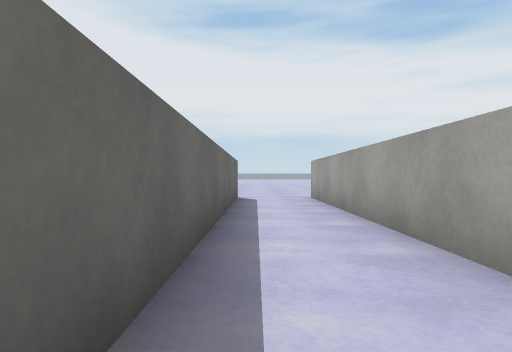
View 1 (above)

21 first-person views from a walk through a 3-D level made in the Unity game engine. The camera is 0.59 m above the floor, looks level and sees 70° across. The floor is counted in squares, 1 m on a side. Each view is taken from the middle of a square. On the plan, view 1 faces up. The plan holds only what a view shows up to about 10 squares ahead; the rest is blank. The place goes on beyond the plan. The player character is not drawn. Some animated figures are left out. Surface patterns are stand-ins for the level's own textures.

View 2
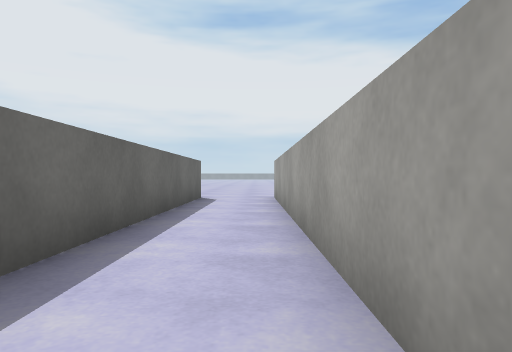

View 3
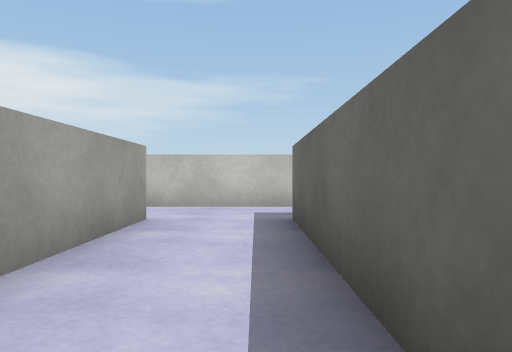

View 4
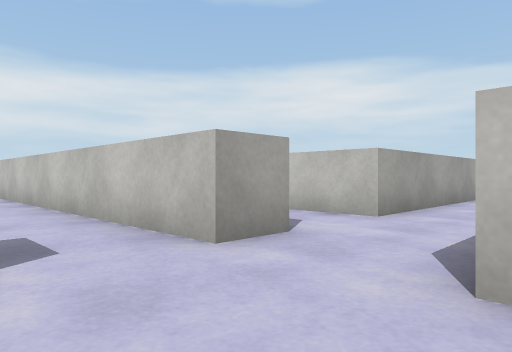

View 5
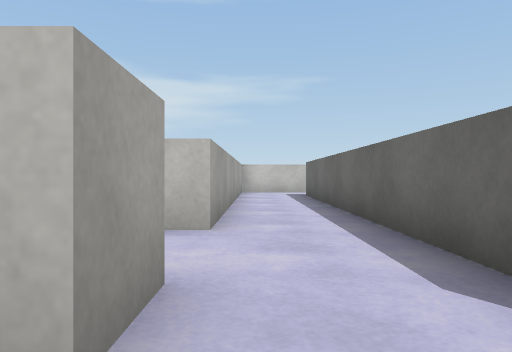

View 6
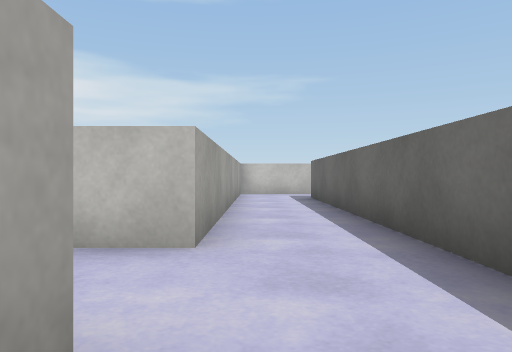

View 7
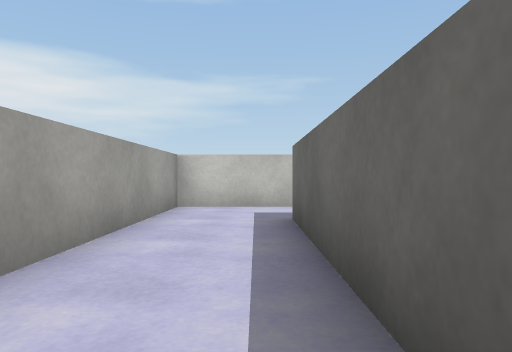

View 8
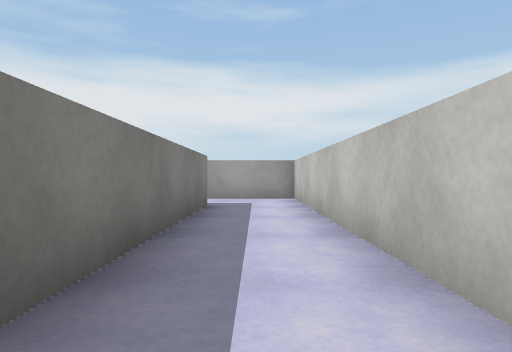

View 9
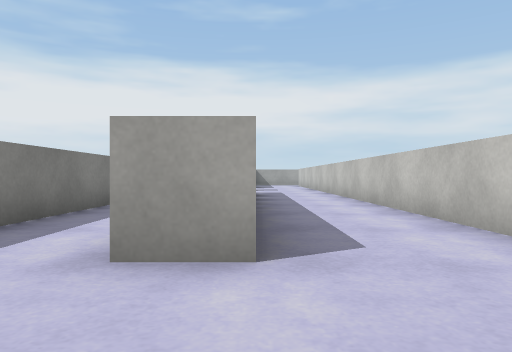

View 10
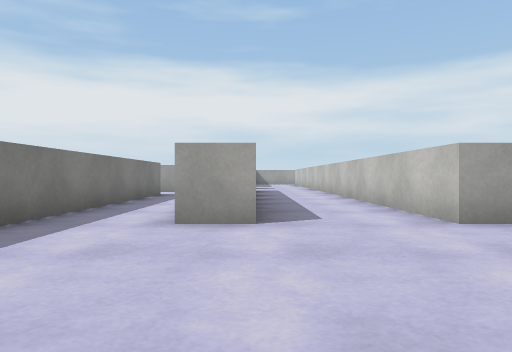

View 11
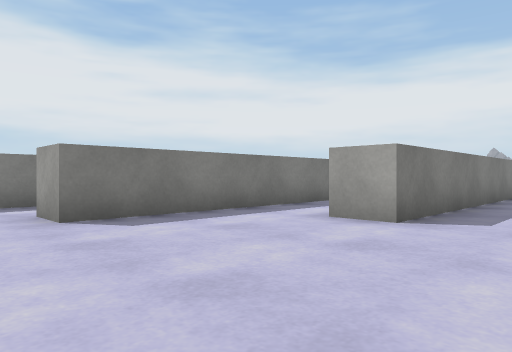

View 12
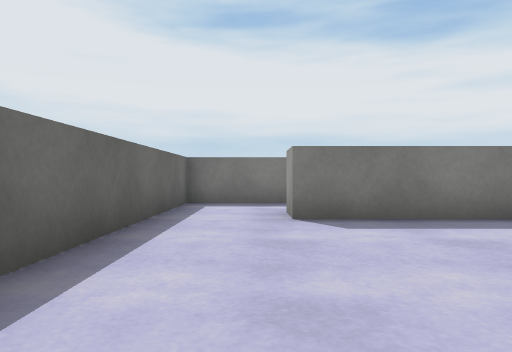

View 13
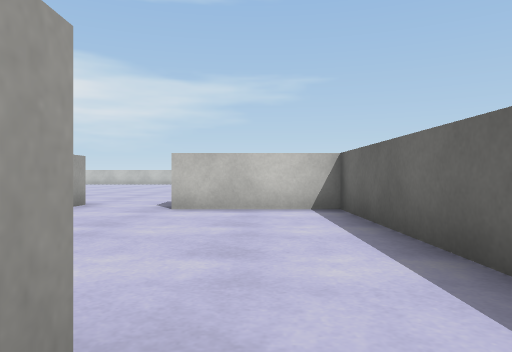

View 14
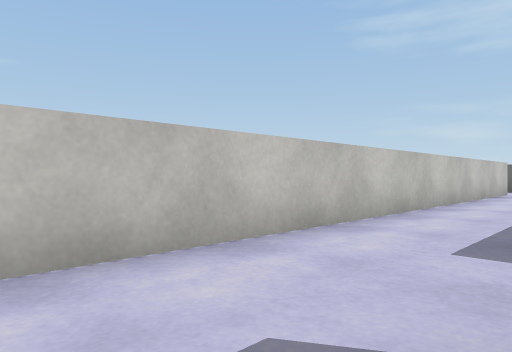

View 15
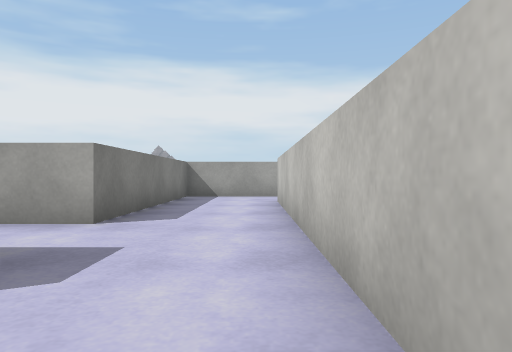

View 16
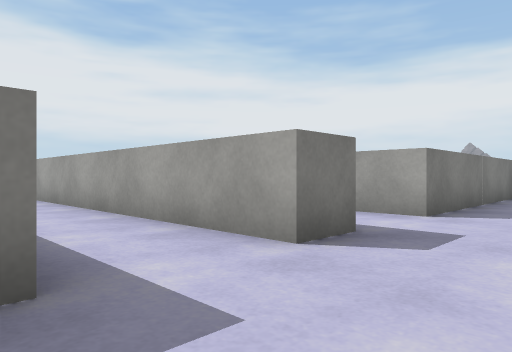

View 17
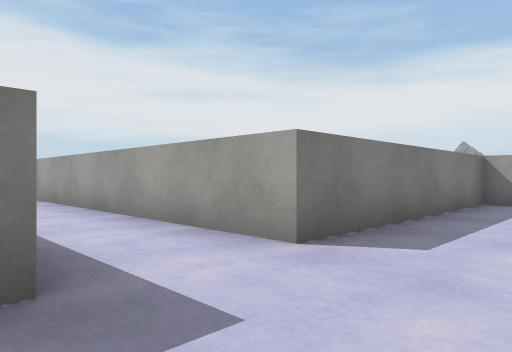

View 18
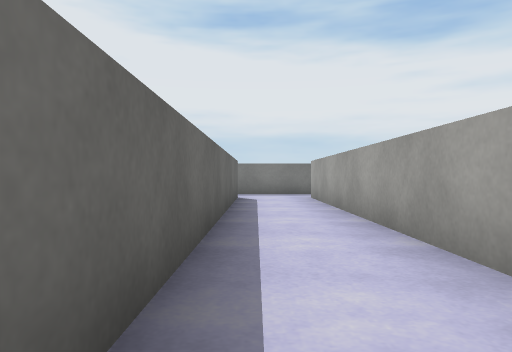

View 19
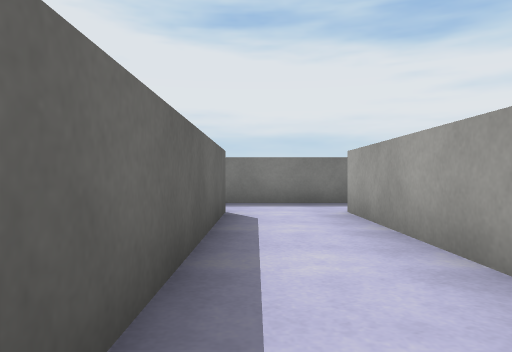

View 20
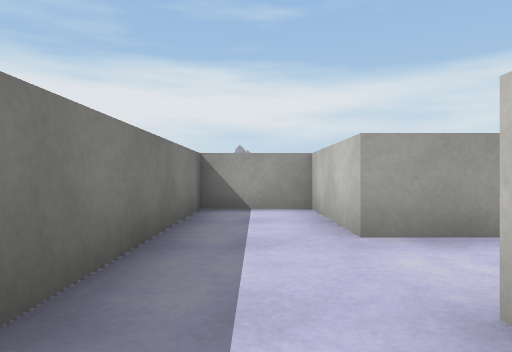

View 21
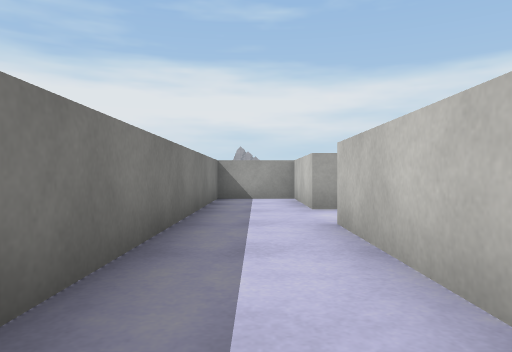

### Floor plan
Key: @ floor where view 1 was taken; # wall or solid block; . floor.
Columns run from 16 left of view 1 to 11 right of it. Each row starts with its distance up from view 1.
  8                #..#
  7                #..#
  6                #..#
  5                #..#
  4                #..#
  3                #..#
  2                #..#
  1                #..#
  0             ....@.#
 -1             .........
 -2             #..#########
 -3             #..##########
 -4             #...........#
 -5             #..####..####
 -6             #..#  #..#
 -7             #..#  #..#
 -8             #..# .#..#
 -9 ####        #..# .#..#
-10 #...        #..# .#..#
-11 #..#        #..#..#..#
-12 #..##########..#..#..#
-13 #..............#..#..#
-14 #.....##########..#..#
-15 #.....#######  #.....#######
-16 #..........................
-17 #..........................
-18 ####..###################
-19     ...
-20     ...
-21      ..

Positions as (right, up) in squares from view 1, and headings:
1: (0, 0), facing up
2: (1, 0), facing up
3: (0, 5), facing down
4: (-4, 0), facing down-right
5: (-2, -1), facing down
6: (-2, -2), facing down
7: (-3, -7), facing down
8: (-11, -13), facing right
9: (-13, -15), facing right
10: (-15, -15), facing right
11: (-15, -17), facing up-right
12: (-14, -17), facing up
13: (-14, -11), facing down
14: (3, -15), facing down-left
15: (0, -17), facing right
16: (-1, -17), facing up-right
17: (2, -17), facing up-right
18: (3, -15), facing up
19: (3, -11), facing up
20: (1, -4), facing right
21: (-2, -4), facing right
